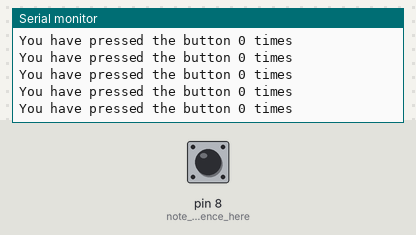
Simulated run of this sketch. Board: Arduino Uno, built with avr-gcc and run on an emulated ATmega328P. Parts: the last lines printed to the serial monitor. The inputs (shaded band) are chosen by the test bench; at power-on: pin 8 (note_the_difference_here) HIGH.

Above: at 1.2 s.
1.3 s: pin 8 (note_the_difference_here) pulled LOW for 0.15 s
At 1.41 s:
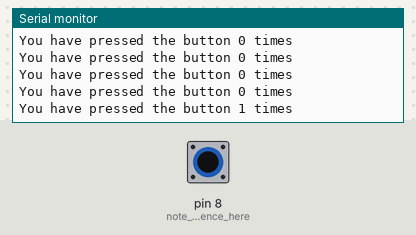
2.9 s: pin 8 (note_the_difference_here) pulled LOW for 1 s
At 3.02 s:
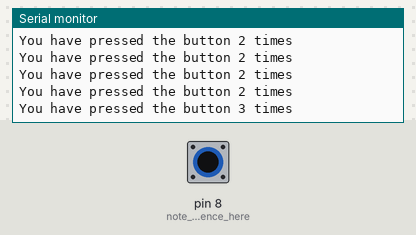
5.4 s: pin 8 (note_the_difference_here) pulled LOW for 0.15 s
At 5.53 s:
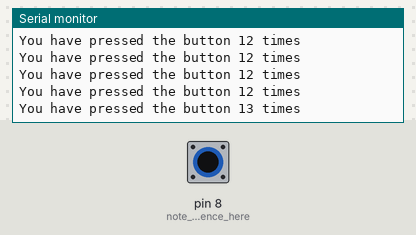
Timing chart, 0 to 8.4 s (numbered marks = the images above; inputs shaded):
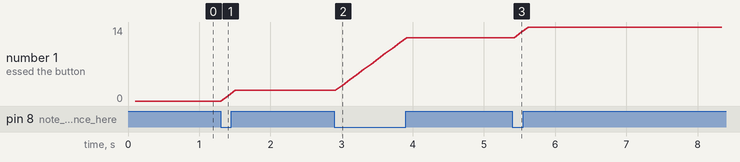

The sketch:

builtin_pullup.ino
```cpp
unsigned int pressCount;
bool onPress = false;
void setup() {
  pinMode(8,INPUT_PULLUP); // note the difference here
  Serial.begin(9600);
}
void loop() {
  if(digitalRead(8)==LOW && onPress==false){
    pressCount++;
    onPress = true;
}
onPress = false;
delay(100); // small delay
Serial.println("You have pressed the button "+String(pressCount)+" times");
}
```

Measured:
- after the input at 1.3 s, the serial monitor: prints a new line after 0.11 s (image 1)
- after the input at 2.9 s, the serial monitor: prints a new line after 0.11 s (image 2)
- after the input at 5.4 s, the serial monitor: prints a new line after 0.12 s (image 3)
- plotted number 1: 0 → 2 after the input at 1.3 s, 2 → 12 after the input at 2.9 s, 12 → 14 after the input at 5.4 s
